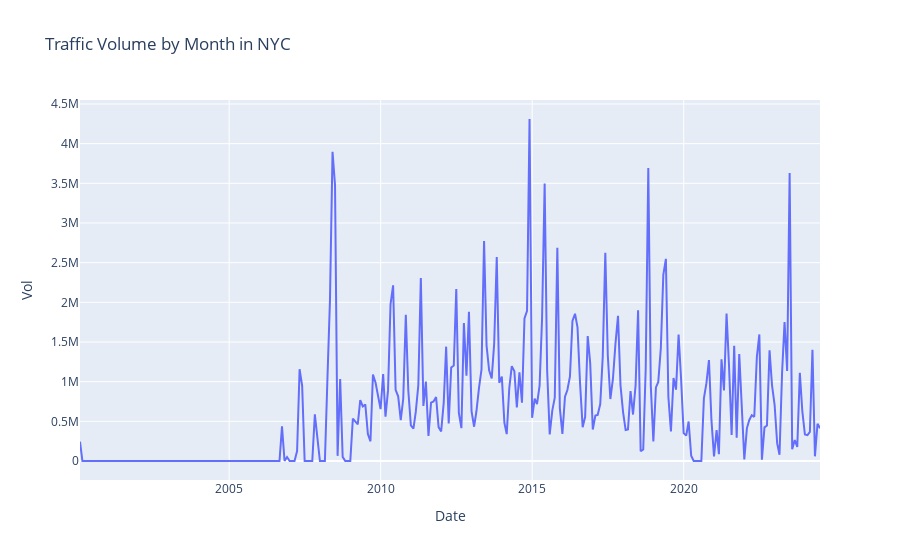

Notebook source saved alongside this figure:
### Code cell
px.line(
    traffic_vol_per_month,
    x="Date",
    y="Vol",
    title="Traffic Volume by Month in NYC"
)

### Figure 1 — Plotly figure (JSON) as saved in the notebook; plotly's stock layout.template omitted (floating-point values rounded to 4 significant figures; data arrays with more than 128 entries replaced by an {"elided": "..."} marker saying what was removed)
{"data": [{"hovertemplate": "Date=%{x}<br>Vol=%{y}<extra></extra>", "legendgroup": "", "line": {"color": "#636efa", "dash": "solid"}, "marker": {"symbol": "circle"}, "mode": "lines", "name": "", "orientation": "v", "showlegend": false, "type": "scatter", "x": {"elided": "294 str values"}, "xaxis": "x", "y": {"elided": "294 int values"}, "yaxis": "y"}], "layout": {"legend": {"tracegroupgap": 0}, "title": {"text": "Traffic Volume by Month in NYC"}, "xaxis": {"anchor": "y", "domain": [0, 1], "title": {"text": "Date"}}, "yaxis": {"anchor": "x", "domain": [0, 1], "title": {"text": "Vol"}}}}
